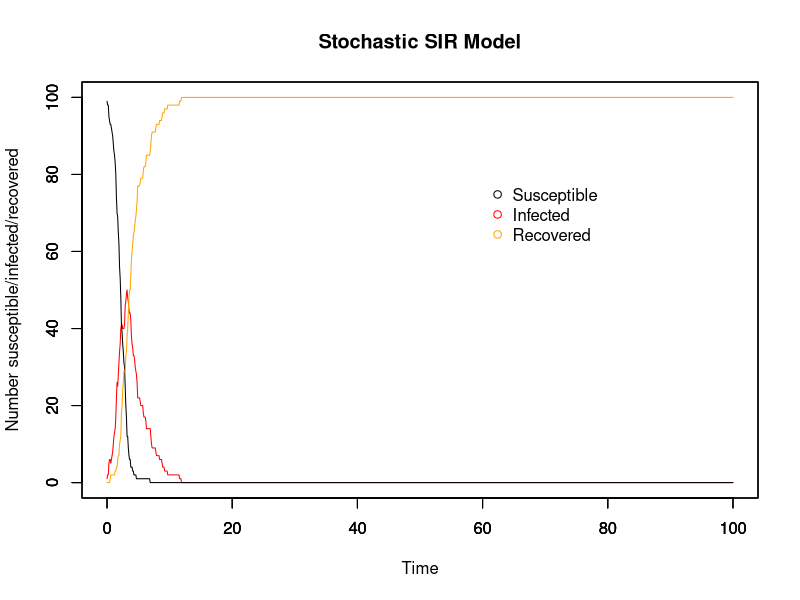

Write the R code that produced this figure.
## Population-based stochastic SIR model from scratch
## 26/10/17

##########################
## Input values for SIR ##
##########################

# Time
timestep <- 0.1
times <- seq(0, 100, by = timestep)

# Initial population: N-1 susceptible, 1 infectious, 0 recovered
init.values = c(
  S = 100-1,
  I = 1,
  R = 0
)
N = sum(init.values)

# R0 & duration of infectiousness
R0 <- 5
D_inf <- 2

###############
## The model ##
###############

# Array for holding collective disease status information for whole period of time
data <- array(0, dim =c(length(times), length(init.values)+1))
data[,1] <- times # make first column the timesteps to make plotting easier later on

# Calculating probabilities that do not change with time
p <- R0 * (timestep/(D_inf*N)) # probability of effective contact
r_t <- (1/D_inf)*timestep # Recovery rate

# For loops for calculating the numbers susceptible, infected, and recovered at each timepoint
for (time in times){
  if (time == 0){ # Set up the number of S/I/R at time 0
    data[1,2] <- init.values["S"] # number of susceptibles at time 0
    data[1,3] <- init.values["I"] # number of infecteds at time 0
    data[1,4] <- init.values["R"] # number of recovereds at time 0
    
  } else{
    whole_time <- 1/timestep * time # makes time into the whole number that it corresponds to in the array
    foi_t <- 1 - (1 - p)^data[whole_time, 3] # Force of infection at time t, affected by the number infectious at prev t
    inf <- rbinom(1, size = data[whole_time,2], prob = foi_t) # number who become infected in this timestep
    rec <- rbinom(1, size = data[whole_time,3], prob = r_t)# number who become recovered in this timestep
    
    data[whole_time+1,2] <- data[whole_time, 2] - inf # number of susceptibles at other times
    
    data[whole_time+1,3] <- data[whole_time, 3]  + inf - rec # number of infecteds at other times
    
    data[whole_time+1,4] <- data[whole_time,4] + rec # number of recovereds at other times
  }
}

###############
## SIR plots ##
###############

run_stoch <- data.frame(data) # make array into a dataframe
colnames(run_stoch) <- c("time","S", "I", "R")

par(mfrow = c(1,1))

# Plot for SIR model
plot(x = run_stoch$time, y = run_stoch$I, type = "line", col = "red", ylim = c(0,N),
     xlab = "Time", ylab = "Number susceptible/infected/recovered", main = "Stochastic SIR Model")
par(new=T)
plot(x = run_stoch$time, y = run_stoch$S, type = "line", ylim = c(0,N), ylab = "", xlab = "") # add susceptible line
par(new=T)
plot(x = run_stoch$time, y = run_stoch$R, type = "line", col = "orange", ylim = c(0,N), ylab = "", xlab = "") # recovered

## Add legend
legend(60, 0.8*N, c("Susceptible", "Infected", "Recovered"), pch = 1, col = c("black", "red", "orange"), bty = "n")

